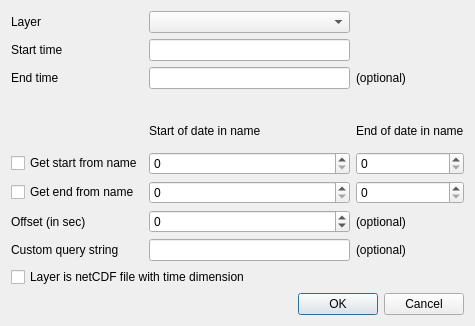
<?xml version="1.0" encoding="UTF-8"?>
<ui version="4.0">
 <class>dialog</class>
 <widget class="QDialog" name="dialog">
  <property name="geometry">
   <rect>
    <x>0</x>
    <y>0</y>
    <width>475</width>
    <height>326</height>
   </rect>
  </property>
  <property name="windowTitle">
   <string>Select layer and column(s)</string>
  </property>
  <layout class="QVBoxLayout" name="verticalLayout">
   <item>
    <layout class="QGridLayout" name="gridLayout">
     <item row="3" column="1">
      <widget class="QLineEdit" name="textEnd"/>
     </item>
     <item row="2" column="0">
      <widget class="QLabel" name="label_2">
       <property name="text">
        <string>Start time</string>
       </property>
      </widget>
     </item>
     <item row="10" column="2">
      <widget class="QSpinBox" name="spinBoxEnd2"/>
     </item>
     <item row="10" column="0">
      <widget class="QCheckBox" name="checkBoxEnd">
       <property name="text">
        <string>Get end from name</string>
       </property>
      </widget>
     </item>
     <item row="0" column="0">
      <widget class="QLabel" name="label">
       <property name="text">
        <string>Layer</string>
       </property>
      </widget>
     </item>
     <item row="0" column="1">
      <widget class="QComboBox" name="comboBoxLayers"/>
     </item>
     <item row="10" column="1">
      <widget class="QSpinBox" name="spinBoxEnd1"/>
     </item>
     <item row="12" column="0">
      <widget class="QLabel" name="label_6">
       <property name="text">
        <string>Offset (in sec)</string>
       </property>
      </widget>
     </item>
     <item row="12" column="1">
      <widget class="QSpinBox" name="spinBoxOffset">
       <property name="minimum">
        <number>-1000000000</number>
       </property>
       <property name="maximum">
        <number>1000000000</number>
       </property>
      </widget>
     </item>
     <item row="6" column="1">
      <spacer name="horizontalSpacer">
       <property name="orientation">
        <enum>Qt::Horizontal</enum>
       </property>
       <property name="sizeHint" stdset="0">
        <size>
         <width>40</width>
         <height>20</height>
        </size>
       </property>
      </spacer>
     </item>
     <item row="2" column="1">
      <widget class="QLineEdit" name="textStart"/>
     </item>
     <item row="8" column="1">
      <widget class="QSpinBox" name="spinBoxStart1"/>
     </item>
     <item row="8" column="2">
      <widget class="QSpinBox" name="spinBoxStart2"/>
     </item>
     <item row="8" column="0">
      <widget class="QCheckBox" name="checkBoxStart">
       <property name="text">
        <string>Get start from name</string>
       </property>
      </widget>
     </item>
     <item row="3" column="0">
      <widget class="QLabel" name="label_3">
       <property name="text">
        <string>End time</string>
       </property>
      </widget>
     </item>
     <item row="12" column="2">
      <widget class="QLabel" name="label_7">
       <property name="text">
        <string>(optional)</string>
       </property>
      </widget>
     </item>
     <item row="3" column="2">
      <widget class="QLabel" name="label_4">
       <property name="text">
        <string>(optional)</string>
       </property>
      </widget>
     </item>
     <item row="7" column="1">
      <widget class="QLabel" name="label_5">
       <property name="text">
        <string>Start of date in name</string>
       </property>
      </widget>
     </item>
     <item row="7" column="2">
      <widget class="QLabel" name="label_8">
       <property name="text">
        <string>End of date in name</string>
       </property>
      </widget>
     </item>
     <item row="13" column="0">
      <widget class="QLabel" name="label_9">
       <property name="text">
        <string>Custom query string</string>
       </property>
      </widget>
     </item>
     <item row="13" column="1">
      <widget class="QLineEdit" name="customQueryString">
       <property name="text">
        <string/>
       </property>
      </widget>
     </item>
     <item row="13" column="2">
      <widget class="QLabel" name="label_10">
       <property name="text">
        <string>(optional)</string>
       </property>
      </widget>
     </item>
    </layout>
   </item>
   <item>
    <widget class="QCheckBox" name="isCDF">
     <property name="text">
      <string>Layer is netCDF file with time dimension</string>
     </property>
    </widget>
   </item>
   <item>
    <widget class="QDialogButtonBox" name="buttonBox">
     <property name="orientation">
      <enum>Qt::Horizontal</enum>
     </property>
     <property name="standardButtons">
      <set>QDialogButtonBox::Cancel|QDialogButtonBox::Ok</set>
     </property>
    </widget>
   </item>
  </layout>
 </widget>
 <resources/>
 <connections>
  <connection>
   <sender>buttonBox</sender>
   <signal>accepted()</signal>
   <receiver>dialog</receiver>
   <slot>accept()</slot>
   <hints>
    <hint type="sourcelabel">
     <x>248</x>
     <y>254</y>
    </hint>
    <hint type="destinationlabel">
     <x>157</x>
     <y>274</y>
    </hint>
   </hints>
  </connection>
  <connection>
   <sender>buttonBox</sender>
   <signal>rejected()</signal>
   <receiver>dialog</receiver>
   <slot>reject()</slot>
   <hints>
    <hint type="sourcelabel">
     <x>316</x>
     <y>260</y>
    </hint>
    <hint type="destinationlabel">
     <x>286</x>
     <y>274</y>
    </hint>
   </hints>
  </connection>
 </connections>
</ui>
